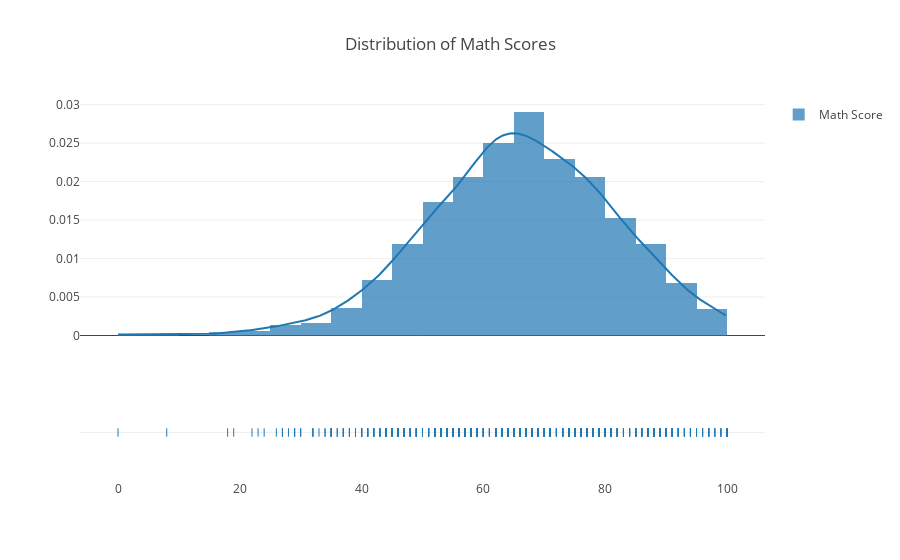

Notebook source saved alongside this figure:
### Markdown cell above
### Distplot

### Code cell
## For Math Scores
math_scores = df['math score'].tolist()
hist_data = [math_scores]
group_labels = ['Math Score'] 

# Create a distplot
fig1 = ff.create_distplot(hist_data, group_labels, bin_size=5, show_rug=True)
fig1.update_layout(title_text = 'Distribution of Math Scores')
fig1.show()

### Figure 1 — Plotly figure (JSON) as saved in the notebook; plotly's stock layout.template omitted (floating-point values rounded to 4 significant figures; data arrays with more than 128 entries replaced by an {"elided": "..."} marker saying what was removed)
{"data": [{"histnorm": "probability density", "legendgroup": "Math Score", "marker": {"color": "rgb(31, 119, 180)"}, "name": "Math Score", "opacity": 0.7, "type": "histogram", "x": {"elided": "1000 int values"}, "xaxis": "x", "xbins": {"end": 100, "size": 5, "start": 0}, "yaxis": "y"}, {"legendgroup": "Math Score", "marker": {"color": "rgb(31, 119, 180)"}, "mode": "lines", "name": "Math Score", "showlegend": false, "type": "scatter", "x": {"elided": "500 float values"}, "xaxis": "x", "y": {"elided": "500 float values"}, "yaxis": "y"}, {"legendgroup": "Math Score", "marker": {"color": "rgb(31, 119, 180)", "symbol": "line-ns-open"}, "mode": "markers", "name": "Math Score", "showlegend": false, "type": "scatter", "x": {"elided": "1000 int values"}, "xaxis": "x", "y": {"elided": "1000 str values"}, "yaxis": "y2"}], "layout": {"autosize": true, "barmode": "overlay", "hovermode": "closest", "legend": {"traceorder": "reversed"}, "title": {"text": "Distribution of Math Scores"}, "xaxis": {"anchor": "y2", "autorange": true, "domain": [0, 1], "range": [-6.087, 106.1], "type": "linear", "zeroline": false}, "yaxis": {"anchor": "free", "autorange": true, "domain": [0.35, 1], "position": 0, "range": [-0.001493, 0.03061], "type": "linear"}, "yaxis2": {"anchor": "x", "autorange": true, "domain": [0, 0.25], "dtick": 1, "range": [-1, 1], "showticklabels": false, "type": "category"}}}
